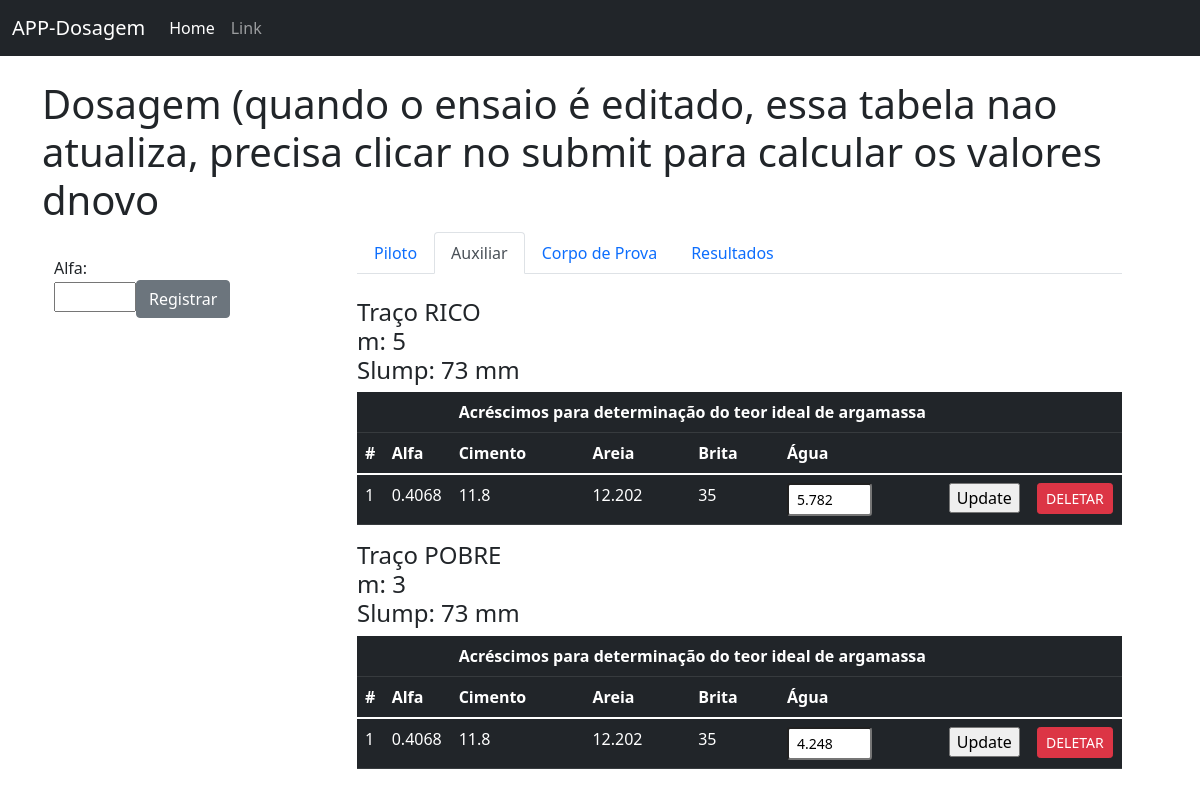
The app's page /auxiliar/1 with its own data.
### hello.py (models this page shows, shortened)
class Dosagem_rico(db.Model):
    id = db.Column(db.Integer, primary_key=True)
    alfa = db.Column(db.Integer)
    c_unitario = db.Column(db.Integer)
    a_unitario = db.Column(db.Integer)
    b_unitario = db.Column(db.Integer)
    c_massa = db.Column(db.Integer)
    a_massa = db.Column(db.Integer)
    b_massa = db.Column(db.Integer)
    c_acr = db.Column(db.Integer)
    a_acr= db.Column(db.Integer)
    a_massa_umida = db.Column(db.Integer)
    umidade_agregado = db.Column(db.Integer)
    agua = db.Column(db.Integer)
    agua_cimento = db.Column(db.Integer)
    ensaio_id = db.Column(db.Integer, db.ForeignKey('ensaios.id'))

class Dosagem_pobre(db.Model):
    id = db.Column(db.Integer, primary_key=True)
    alfa = db.Column(db.Integer)
    c_unitario = db.Column(db.Integer)
    a_unitario = db.Column(db.Integer)
    b_unitario = db.Column(db.Integer)
    c_massa = db.Column(db.Integer)
    a_massa = db.Column(db.Integer)
    b_massa = db.Column(db.Integer)
    c_acr = db.Column(db.Integer)
    a_acr= db.Column(db.Integer)
    a_massa_umida = db.Column(db.Integer)
    umidade_agregado = db.Column(db.Integer)
    agua = db.Column(db.Integer)
    agua_cimento = db.Column(db.Integer)
    ensaio_id = db.Column(db.Integer, db.ForeignKey('ensaios.id'))

### hello.py (the view, shortened to what this page needs)
@app.route('/auxiliar/<int:id>', methods=['POST', 'GET'])
def dosagem_auxiliar(id):
    form = Alfa()
    ensaio_salvo = Ensaios.query.filter_by(id=id).first()
    m_rico = ensaio_salvo.rico
    m_pobre = ensaio_salvo.pobre
    alfa = form.alfa.data
    pesobrita = ensaio_salvo.pesobrita
    slump = ensaio_salvo.slump
    return render_template("auxiliar.html", form=form, ensaio_salvo=ensaio_salvo, id=id, m_rico=m_rico, m_pobre=m_pobre, slump=slump)

### forms.py
class Alfa(FlaskForm):
    alfa = FloatField('Alfa:')
    submit = SubmitField('Registrar')

### templates/auxiliar.html (shortened to what this page needs)
{% extends 'base.html' %}
{% block content %}
<h1>Dosagem (quando o ensaio é editado, essa tabela nao atualiza, precisa clicar no submit para calcular os valores dnovo</h1>
<div class="container">
    <div class = "row">
        <div class="col-3">
            <br>
            <form method="POST">
                {{ form.alfa.label }}<br>
                {{ form.alfa(size=3) }}{{ form.submit(class="btn btn-secondary") }}
            </form>
        </div>
        <div class="col-9">
            <div class="container">
            <ul class="nav nav-tabs">
              <li class="nav-item">
                <a class="nav-link" aria-current="page" href="/dosagem/{{ id }}">Piloto</a>
              </li>
              <li class="nav-item">
                <a class="nav-link active" href="/auxiliar/{{ id }}">Auxiliar</a>
              </li>
              <li class="nav-item">
                <a class="nav-link" href="/corpo_de_prova/{{ id }}">Corpo de Prova</a>
              </li>
              <li class="nav-item">
                <a class="nav-link" href="/resultados/{{ id }}">Resultados</a>
              </li>
            </ul>
            <br>
        <h4>Traço RICO<br>m: {{ m_rico }}<br>Slump: {{ slump }} mm</h4>
        <table class="table table-dark">
        <thead>
            <tr>
                <th></th>
                <th></th>
                <th colspan="4">Acréscimos para determinação do teor ideal de argamassa</th>
                <th></th>
                <th></th>
            <tr>
                <th>#</th>
                <th>Alfa</th>
                <th>Cimento</th>
                <th>Areia</th>
                <th>Brita</th>
                <th>Água</th>
                <th></th>
                <th></th>
            </tr>
        </thead>
        <tbody>
        {% for i in ensaio_salvo.dosagem_rico %}
        <form method="POST" action="/agua_rico">
        <tr>
            <td>{{ 1 }}</td>
            <td>{{ i.alfa }}</td>
            <td>{{ i.c_massa }}</td>
            <td>{{ i.a_massa }}</td>
            <td>{{ i.b_massa }}</td>
            <td><input type="hidden" value="{{ i.id }}" name="i_id">
            <input type="text" size="3" class="form-control-sm" value="{{ i.agua }}" name="valor_agua_novo"></td>
            <td><input type="submit" value="Update"></td>
            <td><a href="/dosagem_auxiliar/delete/{{ i.id }}" class="btn btn-danger btn-sm">DELETAR</a></td>
            </form>
        {% endfor %}
        </tbody>
        </table>
        <h4>Traço POBRE<br>m: {{ m_pobre }}<br>Slump: {{ slump }} mm</h4>
        <table class="table table-dark">
        <thead>
            <tr>
                <th></th>
                <th></th>
                <th colspan="4">Acréscimos para determinação do teor ideal de argamassa</th>
                <th></th>
                <th></th>
            <tr>
                <th>#</th>
                <th>Alfa</th>
                <th>Cimento</th>
                <th>Areia</th>
                <th>Brita</th>
                <th>Água</th>
                <th></th>
                <th></th>
            </tr>
        </thead>
        <tbody>
        {% for i in ensaio_salvo.dosagem_pobre %}
        <form method="POST" action="/agua_pobre">
        <tr>
            <td>{{ 1 }}</td>
            <td>{{ i.alfa }}</td>
            <td>{{ i.c_massa }}</td>
            <td>{{ i.a_massa }}</td>
            <td>{{ i.b_massa }}</td>
            <td><input type="hidden" value="{{ i.id }}" name="i_id">
            <input type="text" size="3" class="form-control-sm" value="{{ i.agua }}" name="valor_agua_novo"></td>
            <td><input type="submit" value="Update"></td>
            <td><a href="/dosagem_auxiliar/delete/{{ i.id }}" class="btn btn-danger btn-sm">DELETAR</a></td>
            </form>
        {% endfor %}
        </tbody>
        </table>
        </div>
    </div>
</div>
{% endblock %}

### records on screen
Dosagem_rico: value "1", alfa "0.4068", c_massa "11.8", a_massa "12.202", b_massa "35", valor_agua_novo "5.782"
Dosagem_pobre: value "1", alfa "0.4068", c_massa "11.8", a_massa "12.202", b_massa "35", valor_agua_novo "4.248"

### other values on screen
{{ m_rico }} "5"
{{ slump }} "73"
{{ m_pobre }} "3"
